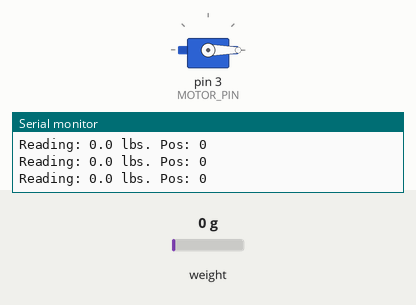
Recording of a sketch running on a simulated Arduino Uno, built with avr-gcc and run on an emulated ATmega328P. Parts: servo, the last lines printed to the serial monitor. The test bench sets the inputs (shaded band); at power-on: weight on the scale 0 g.

Above: at 4.2 s.
4.3 s: weight on the scale set to 3750 g
At 6.31 s:
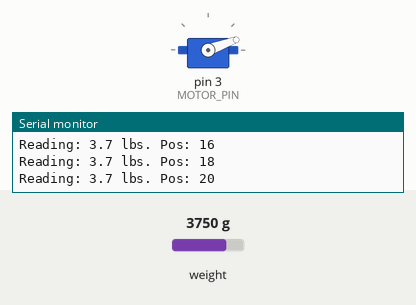
7.3 s: weight on the scale set to 100 g
8.9 s: weight on the scale set to 1602 g
At 10.1 s:
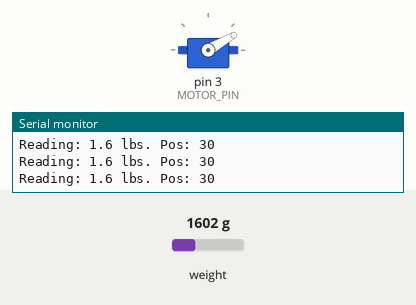
10.5 s: weight on the scale set to 1704 g
At 12.55 s:
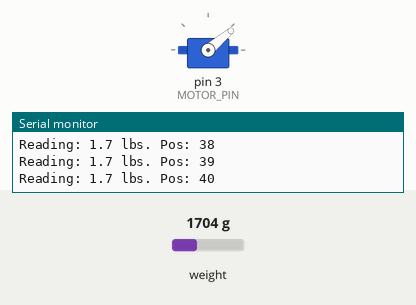
13.5 s: weight on the scale set to 1250 g
15.0 s: weight on the scale set to 4900 g
At 16.57 s:
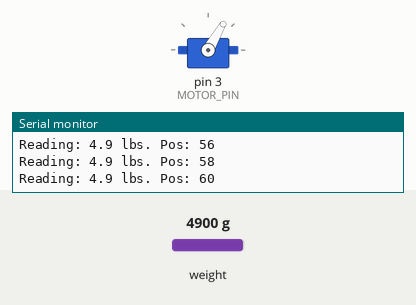
Timing chart, 0 to 22.1 s (numbered marks = the images above; inputs shaded):
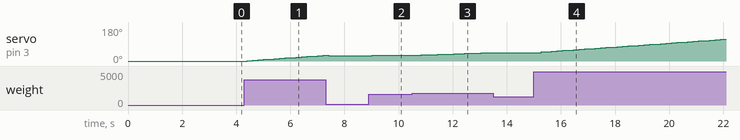

The sketch:

pid.ino
```cpp
/*
Simple feedback
*/

#include "HX711.h" //This library can be obtained here http://librarymanager/All#Avia_HX711
#include <Servo.h>

#define LOAD_CALIB_FACTOR -7050.0 //This value is obtained using the SparkFun_HX711_Calibration sketch
#define LOADCELL_DOUT_PIN 5 // D5
#define LOADCELL_SCK_PIN 4 // D4

#define MOTOR_PIN 3 // D3
#define MOTOR_MAXPOS 125
#define MOTOR_MINPOS 0

#define K_P 0.6
#define K_I 0.0
#define K_D 0.1

#define DELAY 1000

HX711 scale;
Servo myservo; // create servo object to control a servo
int pos = MOTOR_MINPOS; // variable to store the servo position

double error, new_error, int_error, diff_error;

void setup() {
  Serial.begin(9600);
  Serial.println("Simple feedback demo");

  scale.begin(LOADCELL_DOUT_PIN, LOADCELL_SCK_PIN);
  scale.set_scale(LOAD_CALIB_FACTOR); //This value is obtained by using the SparkFun_HX711_Calibration sketch
  scale.tare();	//Assuming there is no weight on the scale at start up, reset the scale to 0

  error = 0.0;
  int_error = 0.0;
  diff_error = 0.0;
  pinMode(MOTOR_PIN, OUTPUT);
  myservo.attach(MOTOR_PIN); // attaches the servo on pin 9 to the servo object
  myservo.write(MOTOR_MINPOS);

  scale.tare();  //Assuming there is no weight on the scale at start up, reset the scale to 0

  delay(DELAY);
}

void loop() {
  new_error = scale.get_units();
  int_error += error;
  diff_error = new_error - error;
  error = new_error;

  // proportional + integral + derivative
  pos += K_P*error + K_I*int_error + K_D*diff_error;

  if(pos < MOTOR_MINPOS) pos = MOTOR_MINPOS;
  else if(pos > MOTOR_MAXPOS) pos = MOTOR_MAXPOS;

  Serial.print("Reading: ");
  Serial.print(scale.get_units(), 1); //scale.get_units() returns a float
  Serial.print(" lbs. Pos: "); //You can change this to kg but you'll need to refactor the calibration_factor
  Serial.println(pos);

  myservo.write(pos);
}
```

Measured:
- after the input at 4.3 s, servo on pin 3 (MOTOR_PIN): moves from 0° to 30° over 2.8 s, starting after 0.11 s
- after the input at 8.9 s, servo on pin 3 (MOTOR_PIN): 29° → 30° after 0.13 s
- after the input at 10.5 s, servo on pin 3 (MOTOR_PIN): moves from 30° to 45° over 2.8 s, starting after 0.14 s
- after the input at 13.5 s, servo on pin 3 (MOTOR_PIN): stays 45° (without the input it goes to 46° after 0.16 s)
- after the input at 15.0 s, servo on pin 3 (MOTOR_PIN): moves from 45° to 114° over 6.6 s, starting after 0.26 s
